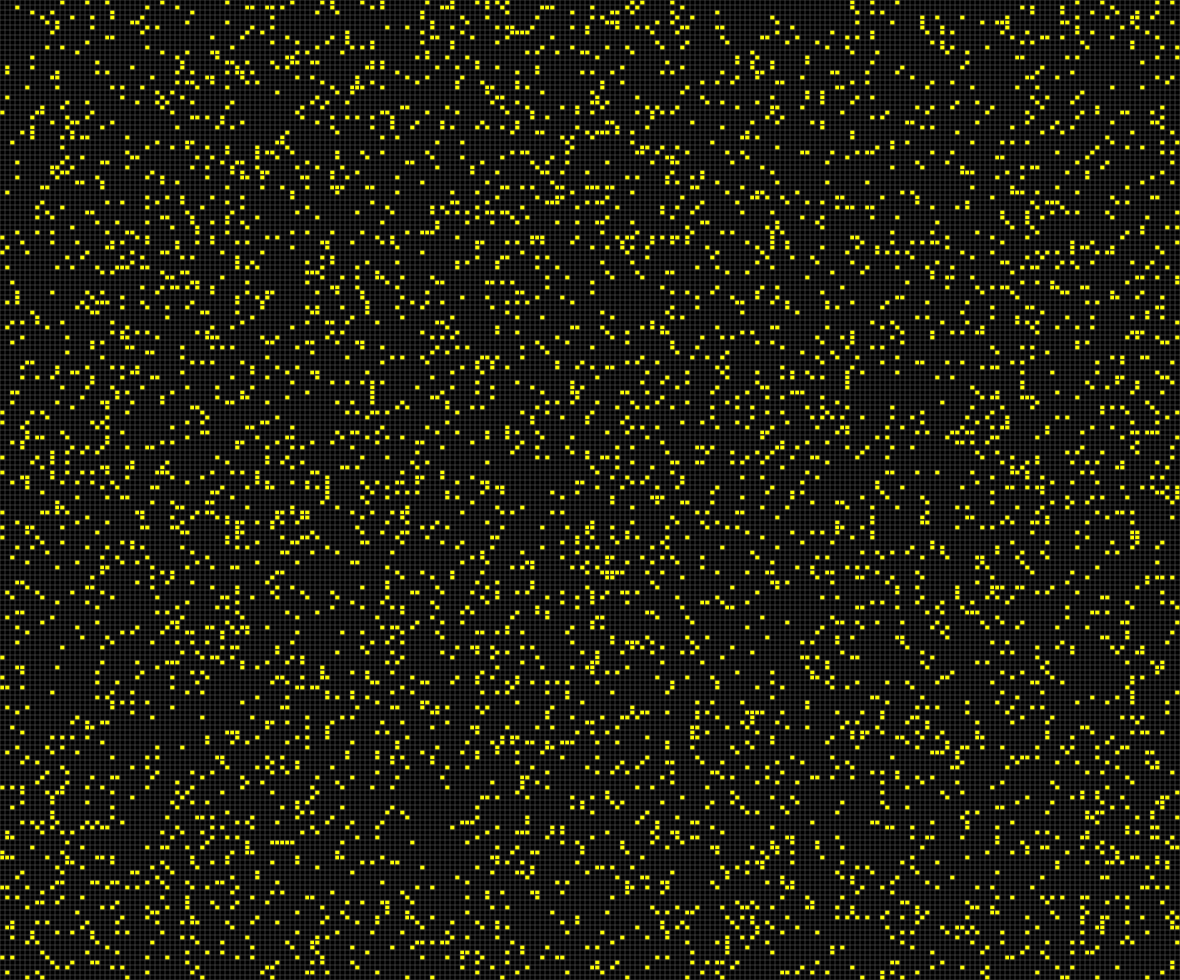
Frame 1 (no input)
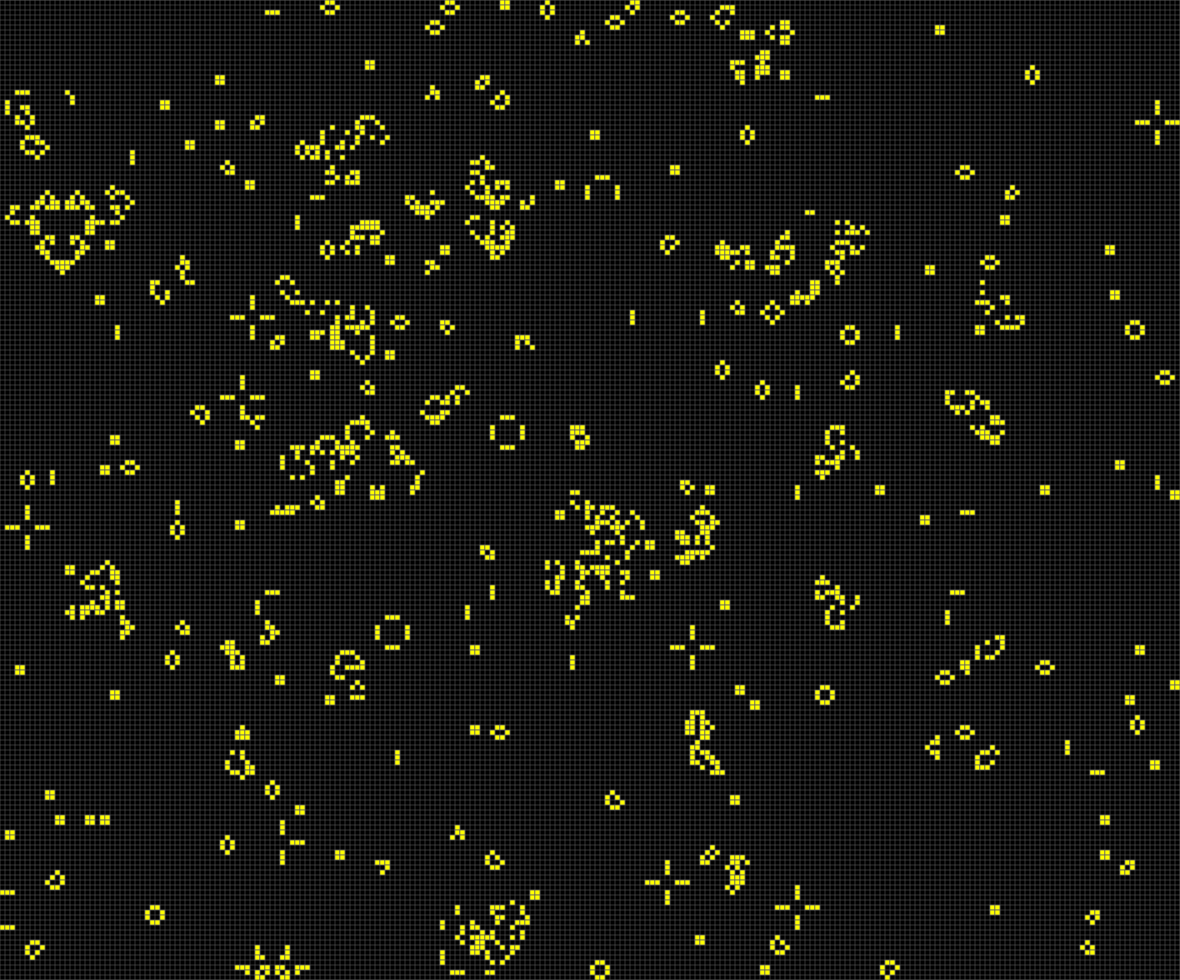
Frame 60 (no input)
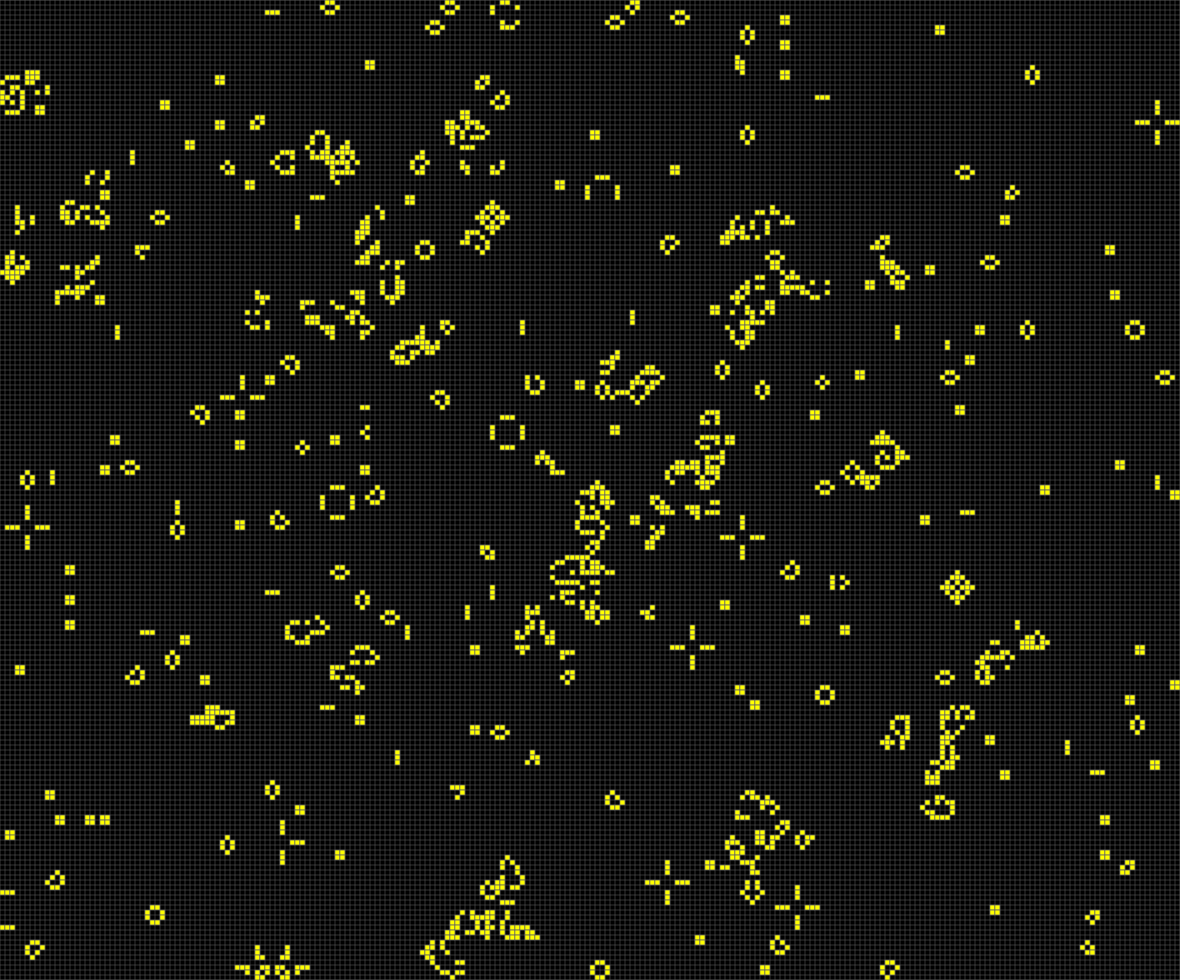
Frame 120 (the mouse pressed at the canvas centre since frame 60)

The p5.js sketch that drew these frames (run headless with seeded random() and noise() and a simulated clock; from frame 60 on, the mouse is pressed at the canvas centre):

// p5.js sketch
// ── sketch.js

let width
let height
let cellSize = 5
let cols
let rows
let cells

function setup()
{
    //frameRate(10)
    width = window.innerWidth - 20
    height = window.innerHeight - 20
    createCanvas(width, height)

    cols = floor(width / cellSize)
    rows = floor(height / cellSize)

    cells = []

    for(var j = 0; j < rows; j++)
    {
        row = []
        for(var i = 0; i < cols; i++)
        {
            if(random(100) < 10)
                row.push(1)
            else
                row.push(0)
        }
        cells.push(row)
    }
}

function calculateCells()
{
    let newCells = []

    for(var j = 0; j < rows; j++)
    {
        row = []
        for(var i = 0; i < cols; i++)
            row.push(0)
            newCells.push(row)
    }

    for(var j = 0; j < rows; j++)
    {
        for(var i = 0; i < cols; i++)
        {
            numNeighbours = calculateNeighbours(j, i)

            if(cells[j][i] == 1 && (numNeighbours < 2 || numNeighbours > 3))
                newCells[j][i] = 0
            else if(cells[j][i] == 0 && numNeighbours == 3)
                newCells[j][i] = 1
            else
                newCells[j][i] = cells[j][i]
        }
    }

    cells = newCells
}

function calculateNeighbours(j, i)
{
    numNeighbours = 0

    for(var y = j - 1; y <= j + 1; y++)
    {
        for(var x = i - 1; x <= i + 1; x++)
        {
            if(y >= rows || y < 0 || x >= cols || x < 0)
                continue
            
            numNeighbours += cells[y][x]
        }
    }

    numNeighbours -= cells[j][i]

    return numNeighbours
}

function turnCellOn()
{
    x = floor((mouseX * cols) / width)
    y = floor((mouseY * rows) / height)

    cells[y][x] = 1
}

function mousePressed()
{
    turnCellOn()
}

function mouseDragged()
{
    turnCellOn()
}

function draw()
{
    background(255)
    fill(0)
    rect(0, 0, cols * cellSize, rows * cellSize)

    for(var j = 0; j < cells.length; j++)
    {
        for(var i = 0; i < cells[j].length; i++)
        {        
            if(cells[j][i] == 1)
            {
                fill(255, 255, 0)
                rect(i * cellSize, j * cellSize, cellSize, cellSize)
            }
        }
    }

    stroke(100)
    strokeWeight(0.5)

    for(var i = 0; i <= width; i += cellSize)
        line(i, 0, i, rows * cellSize)

    for(var i = 0; i <= height; i += cellSize)
        line(0, i, cols * cellSize, i)
    
    calculateCells()
}
